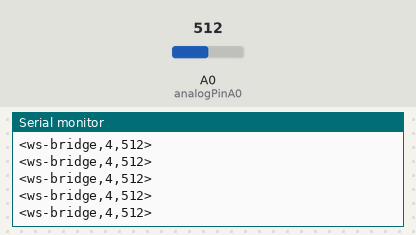
Bench run of a sketch on a simulated Arduino Uno, built with avr-gcc and run on an emulated ATmega328P. Shown: the last lines printed to the serial monitor. The inputs (shaded band) are chosen by the test bench; at power-on: A0 (analogPinA0) = 512.

Above: at 1.2 s.
1.3 s: A0 (analogPinA0) set to 716
At 1.33 s:
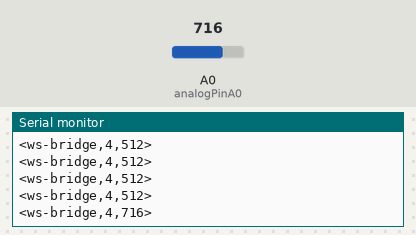
2.8 s: A0 (analogPinA0) set to 900
At 2.86 s:
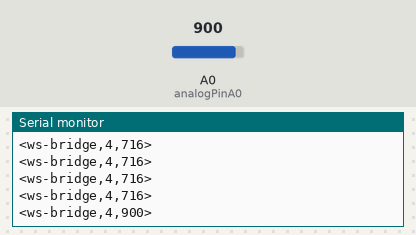
Timing chart, 0 to 5.8 s (numbered marks = the images above; inputs shaded):
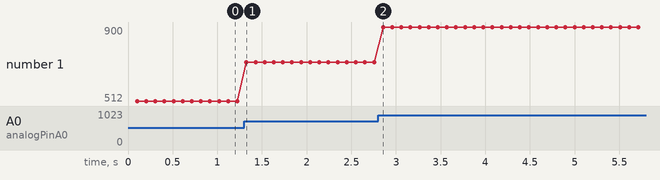

The sketch:

arduino.ino
```cpp
// Serial I/O based on example http://forum.arduino.cc/index.php?topic=396450


// Serial communication
const byte numChars = 32;
char receivedChars[numChars];
char tempChars[numChars];
char messageFromPC[numChars] = {0};
int integerFromPC = 0;
float floatFromPC = 0.0;
boolean newData = false;
long lastFakeReport = 0;

const int buttonPinA = 2;
const int buttonPinB = 3;
const int buttonPinC = 4;
const int buttonPinD = 5;
int analogPinA0 = A0;
int sensorValue = 0;
int digitalSensorValue = 0;

enum {
  MsgAcknowledge, // 0
  MsgError,       // 1
  MsgMove,        // 2
  MsgMoveResult,  // 3
  MsgPosition,    // 4
};


void setup()  {
 Serial.begin(115200);
 pinMode( buttonPinA, INPUT);
 pinMode( buttonPinB, INPUT);
 pinMode( buttonPinC, INPUT);
 pinMode( buttonPinD, INPUT);
 pinMode( analogPinA0, INPUT);
 report(MsgAcknowledge, "Ready");
}

void loop() {
  // Process serial communucation
  recvWithStartEndMarkers();

  // If we received a command, process it
  if (newData == true) {
    strcpy(tempChars, receivedChars);
    parseData();
    switch (integerFromPC) {
      case MsgPosition:
        // Report fake result
        report(MsgPosition, 10);
        break;
      case MsgMove:
        // Pretend to do something
        report(MsgMoveResult, 10);
        break;
      }

      // Debug: print parsed command to serial
      // showParsedData();
      newData = false;
    }


  // Every so often report a fake position
  if (millis() - lastFakeReport > 100) {
    sensorValue = analogRead(analogPinA0);
    //digitalSensorValue = digitalRead(buttonPinA);

    report(MsgPosition, sensorValue);
    //report(MsgMoveResult, digitalSensorValue);

    //console.log(sensorValue);
//    report(MsgPosition, (random(0,100)));
    lastFakeReport = millis();

  }
}

// ---- Serial communication
void report(int code, const char *message) {
  Serial.print("<");
  Serial.print("ws-bridge,");
  Serial.write(code);
  Serial.write(",");
  Serial.write(message);
  Serial.print(">\r\n");
  Serial.flush();
}

void report(int code, int message) {
  Serial.print("<");
  Serial.print("ws-bridge,");
  Serial.print(code);
  Serial.print(",");
  Serial.print(message);
  Serial.print(">\r\n");
  Serial.flush();
}

void recvWithStartEndMarkers() {
    static boolean recvInProgress = false;
    static byte ndx = 0;
    char startMarker = '<';
    char endMarker = '>';
    char rc;

    while (Serial.available() > 0 && newData == false) {
        rc = Serial.read();

        if (recvInProgress == true) {
            if (rc != endMarker) {
                receivedChars[ndx] = rc;
                ndx++;
                if (ndx >= numChars) {
                    ndx = numChars - 1;
                }
            }
            else {
                receivedChars[ndx] = '\0'; // terminate the string
                recvInProgress = false;
                ndx = 0;
                newData = true;
            }
        }

        else if (rc == startMarker) {
            recvInProgress = true;
        }
    }
}

void parseData() {      // split the data into its parts
    char * strtokIndx; // this is used by strtok() as an index

    strtokIndx = strtok(tempChars,",");      // get the first part - the string
    strcpy(messageFromPC, strtokIndx); // copy it to messageFromPC

    strtokIndx = strtok(NULL, ","); // this continues where the previous call left off
    integerFromPC = atoi(strtokIndx);     // convert this part to an integer

    strtokIndx = strtok(NULL, ",");
    floatFromPC = atof(strtokIndx);     // convert this part to a float
}

void showParsedData() {
    Serial.print("Message ");
    Serial.println(messageFromPC);
    Serial.print("Integer ");
    Serial.println(integerFromPC);
    Serial.print("Float ");
    Serial.println(floatFromPC);
}
```

Measured:
- after the input at 1.3 s, the serial monitor: prints a new line at once (image 1)
- after the input at 2.8 s, the serial monitor: prints a new line after 0.06 s (image 2)
- plotted number 1: 512 → 716 after the input at 1.3 s, 716 → 900 after the input at 2.8 s
